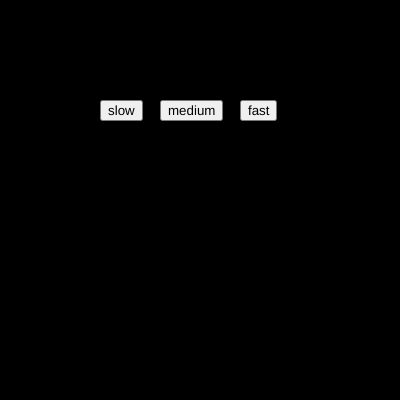
Frame 1 (no input)
Frame 60 (no input): identical to frame 1, image omitted
Frame 120 (the mouse pressed at the canvas centre since frame 60): identical to frame 1, image omitted

The p5.js sketch that drew this single still picture (run headless with seeded random() and noise() and a simulated clock; from frame 60 on, the mouse is pressed at the canvas centre):

// p5.js sketch
// ── sketch.js
var randomNumber = [];

function setup(){
  createCanvas(400,400);

  slow = createButton('slow');
  slow.position(100,100);

  medium = createButton('medium');
  medium.position(160,100);

  fast = createButton('fast');
  fast.position(240,100);
}

function draw(){
  background(0);

  stroke("red");
  textSize(30);
  slow.mousePressed(()=>{
    randomNumber = [];
    randomNumber.push(Math.round(random(1,10)));
  });

  medium.mousePressed(()=>{
    randomNumber = [];
    randomNumber.push(Math.round(random(1,10)));
    randomNumber = [];
    randomNumber.push(Math.round(random(1,10)));
  });

  fast.mousePressed(()=>{
    randomNumber = [];
    randomNumber.push(Math.round(random(1,10)));
    randomNumber = [];
    randomNumber.push(Math.round(random(1,10)));
    randomNumber = [];
    randomNumber.push(Math.round(random(1,10)));
  });


  text(randomNumber,200,200);  

}
